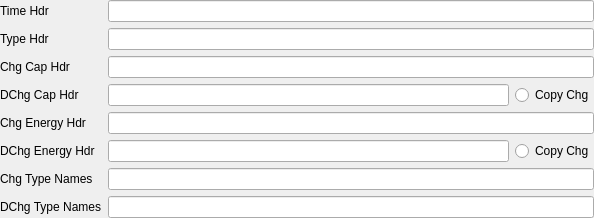
<?xml version="1.0" encoding="UTF-8"?>
<ui version="4.0">
 <class>CEManualConfigForm</class>
 <widget class="QWidget" name="CEManualConfigForm">
  <property name="geometry">
   <rect>
    <x>0</x>
    <y>0</y>
    <width>594</width>
    <height>218</height>
   </rect>
  </property>
  <property name="windowTitle">
   <string>Form</string>
  </property>
  <layout class="QFormLayout" name="formLayout">
   <property name="leftMargin">
    <number>0</number>
   </property>
   <property name="topMargin">
    <number>0</number>
   </property>
   <property name="rightMargin">
    <number>0</number>
   </property>
   <property name="bottomMargin">
    <number>0</number>
   </property>
   <item row="0" column="0">
    <widget class="QLabel" name="timeHdrLabel">
     <property name="text">
      <string>Time Hdr</string>
     </property>
    </widget>
   </item>
   <item row="0" column="1">
    <widget class="QLineEdit" name="timeHdrField"/>
   </item>
   <item row="1" column="0">
    <widget class="QLabel" name="typeHdrLabel">
     <property name="text">
      <string>Type Hdr</string>
     </property>
    </widget>
   </item>
   <item row="1" column="1">
    <widget class="QLineEdit" name="typeHdrField"/>
   </item>
   <item row="2" column="0">
    <widget class="QLabel" name="chgCapHdrLabel">
     <property name="text">
      <string>Chg Cap Hdr</string>
     </property>
    </widget>
   </item>
   <item row="2" column="1">
    <widget class="QLineEdit" name="chgCapHdrField"/>
   </item>
   <item row="3" column="0">
    <widget class="QLabel" name="dchgCapHdrLabel">
     <property name="text">
      <string>DChg Cap Hdr</string>
     </property>
    </widget>
   </item>
   <item row="3" column="1">
    <widget class="QWidget" name="dchgCapHdrBox" native="true">
     <layout class="QHBoxLayout" name="horizontalLayout">
      <property name="leftMargin">
       <number>0</number>
      </property>
      <property name="topMargin">
       <number>0</number>
      </property>
      <property name="rightMargin">
       <number>0</number>
      </property>
      <property name="bottomMargin">
       <number>0</number>
      </property>
      <item>
       <widget class="QLineEdit" name="dchgCapHdrField"/>
      </item>
      <item>
       <widget class="QRadioButton" name="dchgCapCopyRBtn">
        <property name="text">
         <string>Copy Chg</string>
        </property>
       </widget>
      </item>
     </layout>
    </widget>
   </item>
   <item row="4" column="0">
    <widget class="QLabel" name="chgEnergyHdrLabel">
     <property name="text">
      <string>Chg Energy Hdr</string>
     </property>
    </widget>
   </item>
   <item row="4" column="1">
    <widget class="QLineEdit" name="chgEnergyHdrField"/>
   </item>
   <item row="5" column="0">
    <widget class="QLabel" name="dchgEnergyHdrLabel">
     <property name="text">
      <string>DChg Energy Hdr</string>
     </property>
    </widget>
   </item>
   <item row="5" column="1">
    <widget class="QWidget" name="dchgEnergyHdrBox" native="true">
     <layout class="QHBoxLayout" name="horizontalLayout_2">
      <property name="leftMargin">
       <number>0</number>
      </property>
      <property name="topMargin">
       <number>0</number>
      </property>
      <property name="rightMargin">
       <number>0</number>
      </property>
      <property name="bottomMargin">
       <number>0</number>
      </property>
      <item>
       <widget class="QLineEdit" name="dchgEnergyHdrField"/>
      </item>
      <item>
       <widget class="QRadioButton" name="dchgEnergyCopyRBtn">
        <property name="text">
         <string>Copy Chg</string>
        </property>
       </widget>
      </item>
     </layout>
    </widget>
   </item>
   <item row="6" column="0">
    <widget class="QLabel" name="chgTypeNamesLabel">
     <property name="text">
      <string>Chg Type Names</string>
     </property>
    </widget>
   </item>
   <item row="6" column="1">
    <widget class="QLineEdit" name="chgTypeNamesField"/>
   </item>
   <item row="7" column="0">
    <widget class="QLabel" name="dchgTypeNamesLabel">
     <property name="text">
      <string>DChg Type Names</string>
     </property>
    </widget>
   </item>
   <item row="7" column="1">
    <widget class="QLineEdit" name="dchgTypeNamesField"/>
   </item>
  </layout>
 </widget>
 <resources/>
 <connections/>
</ui>
